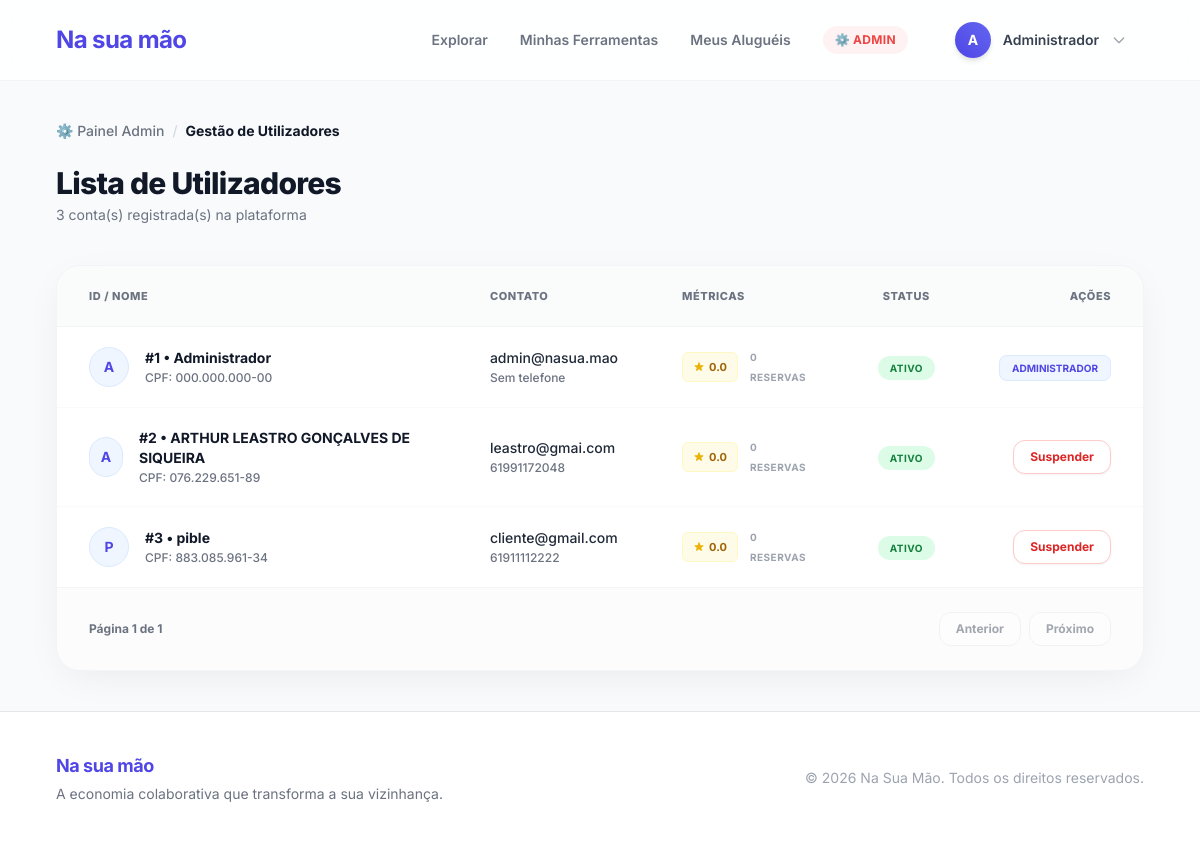
Screenshot of /admin/usuarios (signed in) with the database file from the repository.
### models/models.py (models this page shows)
class Usuario(Base):
    __tablename__ = "usuarios"
    id_usuario = Column(Integer, primary_key=True, index=True)
    nome = Column(String(100), nullable=False)
    email = Column(String(100), unique=True, index=True, nullable=False)
    senha = Column(String(255), nullable=False)
    cpf = Column(String(14), unique=True, nullable=False)
    cep = Column(String(9), nullable=True)
    telefone = Column(String(15), nullable=True)
    reputacao_acumulada = Column(Numeric(3, 1), default=0.0)
    tipo_perfil = Column(SAEnum(TipoPerfil), default=TipoPerfil.AMBOS)
    data_cadastro = Column(DateTime(timezone=True), server_default=func.now())
    latitude = Column(Float, nullable=True)
    longitude = Column(Float, nullable=True)
    data_nascimento = Column(Date, nullable=False)
    bairro = Column(String(100), nullable=True)
    endereco = Column(String(255), nullable=True)
    foto = Column(String(255), nullable=True)
    total_alugueis = Column(Integer, default=0)
    status_conta = Column(String(20), default="ativo")
    is_admin = Column(Boolean, default=False)
    ferramentas = relationship("Ferramenta", back_populates="locador")
    reservas_como_locatario = relationship("Reserva", back_populates="locatario", foreign_keys="Reserva.id_locatario")

### src/controllers/admin_controller.py (the view)
@router.get("/usuarios", response_class=HTMLResponse)
async def listar_usuarios(
    request: Request,
    page: int = 1,
    limit: int = 50,
    db: Session = Depends(get_db),
    admin: Usuario = Depends(require_admin)
):
    offset = (page - 1) * limit
    total_usuarios = db.query(Usuario).count()
    usuarios = db.query(Usuario).offset(offset).limit(limit).all()
    return templates.TemplateResponse("admin/usuarios.html", {
        "request": request,
        "usuario": admin,
        "usuarios": usuarios,
        "page": page,
        "limit": limit,
        "total_usuarios": total_usuarios,
        "total_paginas": (total_usuarios + limit - 1) // limit
    })

### templates/admin/usuarios.html (shortened to what this page needs)
{% extends "base.html" %}
{% block content %}
<div class="mb-10">
  <div class="flex items-center gap-2 text-sm text-gray-500 mb-6">
    <a href="/admin/" class="hover:text-primary-600 font-medium transition-colors">⚙️ Painel Admin</a>
    <span class="text-gray-300">/</span>
    <span class="text-gray-900 font-bold">Gestão de Utilizadores</span>
  </div>
  <div class="flex flex-col md:flex-row md:items-end justify-between gap-4">
    <div>
      <h1 class="text-3xl font-extrabold text-gray-900 tracking-tight">Lista de Utilizadores</h1>
      <p class="text-sm text-gray-500 mt-1">{{ usuarios|length }} conta(s) registrada(s) na plataforma</p>
    </div>
  </div>
</div>
<div class="bg-white rounded-3xl shadow-soft border border-gray-100 overflow-hidden">
  <div class="overflow-x-auto">
    <table class="w-full text-left text-sm text-gray-600 min-w-[800px] border-collapse">
      <thead class="bg-gray-50/80 border-b border-gray-100 text-gray-900">
        <tr>
          <th class="px-8 py-5 font-extrabold uppercase tracking-wider text-[11px] text-gray-500">ID / Nome</th>
          <th class="px-8 py-5 font-extrabold uppercase tracking-wider text-[11px] text-gray-500">Contato</th>
          <th class="px-8 py-5 font-extrabold uppercase tracking-wider text-[11px] text-gray-500">Métricas</th>
          <th class="px-8 py-5 font-extrabold uppercase tracking-wider text-[11px] text-gray-500 text-center">Status</th>
          <th class="px-8 py-5 font-extrabold uppercase tracking-wider text-[11px] text-gray-500 text-right">Ações</th>
        </tr>
      </thead>
      <tbody class="divide-y divide-gray-50">
        {% for u in usuarios %}
        <tr class="hover:bg-gray-50/50 transition-colors group">
          <td class="px-8 py-5">
            <div class="flex items-center gap-4">
              <div class="w-10 h-10 rounded-full bg-primary-50 text-primary-600 flex items-center justify-center font-bold text-sm border border-primary-100 group-hover:bg-primary-100 transition-colors">
                {{ u.nome[0].upper() }}
              </div>
              <div>
                <p class="font-bold text-gray-900 mb-0.5">#{{ u.id_usuario }} • {{ u.nome }}</p>
                <p class="text-xs text-gray-500 font-medium">CPF: {{ u.cpf }}</p>
              </div>
            </div>
          </td>
          <td class="px-8 py-5">
            <p class="font-medium text-gray-800 mb-0.5">{{ u.email }}</p>
            <p class="text-xs text-gray-500 font-medium">{{ u.telefone or 'Sem telefone' }}</p>
          </td>
          <td class="px-8 py-5">
            <div class="flex items-center gap-3">
              <div class="inline-flex items-center gap-1 bg-yellow-50 text-yellow-700 px-2.5 py-1 rounded-md text-[11px] font-bold border border-yellow-100">
                {{ "%.1f"|format(u.reputacao_acumulada) }}
              </div>
              <p class="text-[10px] text-gray-400 uppercase font-bold tracking-wider">{{ u.total_alugueis }} reservas</p>
            </div>
          </td>
          <td class="px-8 py-5 text-center">
            {% if u.status_conta == 'ativo' %}
              <span class="bg-green-100 text-green-700 px-3 py-1.5 rounded-full text-[10px] font-bold uppercase tracking-wider">Ativo</span>
            {% elif u.status_conta == 'suspenso' %}
              <span class="bg-red-100 text-red-700 px-3 py-1.5 rounded-full text-[10px] font-bold uppercase tracking-wider">Suspenso</span>
            {% else %}
              <span class="bg-gray-100 text-gray-700 px-3 py-1.5 rounded-full text-[10px] font-bold uppercase tracking-wider">{{ u.status_conta }}</span>
            {% endif %}
          </td>
          <td class="px-8 py-5 text-right">
            {% if not u.is_admin and u.status_conta != 'suspenso' %}
            <form method="POST" action="/admin/usuarios/{{ u.id_usuario }}/suspender" class="inline-block">
              <button type="submit" onclick="return confirm('Tem certeza que deseja suspender temporariamente o usuário {{ u.nome }}?')"
                      class="text-xs text-red-600 bg-white hover:bg-red-600 hover:text-white border border-red-200 px-4 py-2 rounded-xl font-bold transition-colors shadow-sm">
                Suspender
              </button>
            </form>
            {% elif u.is_admin %}
              <span class="text-[10px] text-primary-600 font-bold bg-primary-50 px-3 py-1.5 rounded-lg border border-primary-100">ADMINISTRADOR</span>
            {% endif %}
          </td>
        </tr>
        {% endfor %}
      </tbody>
    </table>
<div class="px-8 py-6 border-t border-gray-100 flex items-center justify-between bg-gray-50/50">
  <p class="text-xs text-gray-500 font-bold">
    Página {{ page }} de {{ total_paginas }}
  </p>
  <div class="flex gap-2">
    <a href="?page={{ page - 1 }}"
       class="px-4 py-2 bg-white border border-gray-200 rounded-xl text-xs font-bold text-gray-600 hover:bg-gray-100 transition-all {% if page <= 1 %}pointer-events-none opacity-50{% endif %}">
       Anterior
    </a>
    <a href="?page={{ page + 1 }}"
       class="px-4 py-2 bg-white border border-gray-200 rounded-xl text-xs font-bold text-gray-600 hover:bg-gray-100 transition-all {% if page >= total_paginas %}pointer-events-none opacity-50{% endif %}">
       Próximo
    </a>
  </div>
</div>
  </div>
</div>
{% endblock %}

### templates/base.html (shortened to what this page needs)
<!DOCTYPE html>
<html lang="pt-PT">
<head>
  <script src="https://cdn.tailwindcss.com"></script>
</head>
<body class="bg-[#f8fafc] flex flex-col min-h-screen font-sans text-gray-800 antialiased selection:bg-primary-100 selection:text-primary-700">
<nav class="bg-white/85 backdrop-blur-md border-b border-gray-100 sticky top-0 z-50 transition-all duration-300">
  <div class="max-w-6xl mx-auto px-4 sm:px-6 lg:px-8">
    <div class="flex justify-between items-center h-20">
      <a href="/" class="flex items-center gap-2 text-2xl font-bold text-primary-600 hover:text-primary-700 transition tracking-tight">
        Na sua mão
      </a>
      <div class="hidden md:flex items-center gap-8">
        <a href="/" class="text-sm font-semibold text-gray-500 hover:text-primary-600 transition-colors">Explorar</a>
        {% if usuario %}
          <a href="/minhas-ferramentas" class="text-sm font-semibold text-gray-500 hover:text-primary-600 transition-colors">Minhas Ferramentas</a>
          <a href="/meus-alugueis" class="text-sm font-semibold text-gray-500 hover:text-primary-600 transition-colors">Meus Aluguéis</a>
          {% if usuario.is_admin %}
            <a href="/admin/" class="text-xs font-bold text-red-500 hover:text-red-600 bg-red-50 px-3 py-1.5 rounded-full transition-colors tracking-wide uppercase">⚙️ Admin</a>
          {% endif %}
          <div class="relative group ml-2">
            <button class="flex items-center gap-3 hover:bg-gray-50 p-1.5 pr-4 rounded-full border border-transparent hover:border-gray-200 transition-all cursor-pointer">
              <div class="w-9 h-9 rounded-full bg-gradient-to-tr from-primary-600 to-primary-500 text-white flex items-center justify-center font-bold text-sm shadow-md">
                {{ usuario.nome[0].upper() }}
              </div>
              <span class="text-sm font-semibold text-gray-700">{{ usuario.nome.split()[0] }}</span>
              <svg class="w-4 h-4 text-gray-400" fill="none" stroke="currentColor" viewBox="0 0 24 24"><path stroke-linecap="round" stroke-linejoin="round" stroke-width="2" d="M19 9l-7 7-7-7"></path></svg>
            </button>
          </div>
        {% endif %}
      </div>
    </div>
  </div>
</nav>
<main class="flex-grow max-w-6xl mx-auto w-full px-4 sm:px-6 lg:px-8 py-10">
  {% block content %}{% endblock %}
</main>
<footer class="bg-white border-t border-gray-200 mt-auto py-10">
  <div class="max-w-6xl mx-auto px-4 sm:px-6 lg:px-8 flex flex-col md:flex-row justify-between items-center gap-6">
    <div class="text-center md:text-left">
      <p class="font-bold text-lg text-primary-600 mb-1 tracking-tight">Na sua mão</p>
      <p class="text-gray-500 text-sm">A economia colaborativa que transforma a sua vizinhança.</p>
    </div>
    <div class="text-gray-400 text-sm text-center md:text-right">
      <p>© 2026 Na Sua Mão. Todos os direitos reservados.</p>
    </div>
  </div>
</footer>
</body>
</html>

### rows the page displays
Usuario: nome "A", nome "Administrador", id_usuario "1", cpf "000.000.000-00", email "admin@nasua.mao", telefone "Sem telefone", reputacao_acumulada "0.0", total_alugueis "0", status_conta "ATIVO", is_admin "ADMINISTRADOR"
Usuario: nome "A", id_usuario "2", nome "ARTHUR LEASTRO GONÇALVES DE SIQUEIRA", cpf "076.229.651-89", email "leastro@gmai.com", telefone "61991172048", reputacao_acumulada "0.0", total_alugueis "0", status_conta "ATIVO"
Usuario: nome "P", id_usuario "3", nome "pible", cpf "883.085.961-34", email "cliente@gmail.com", telefone "61911112222", reputacao_acumulada "0.0", total_alugueis "0", status_conta "ATIVO"

### other values shown
{{ usuarios|length }} "3"
{{ page }} "1"
{{ total_paginas }} "1"
